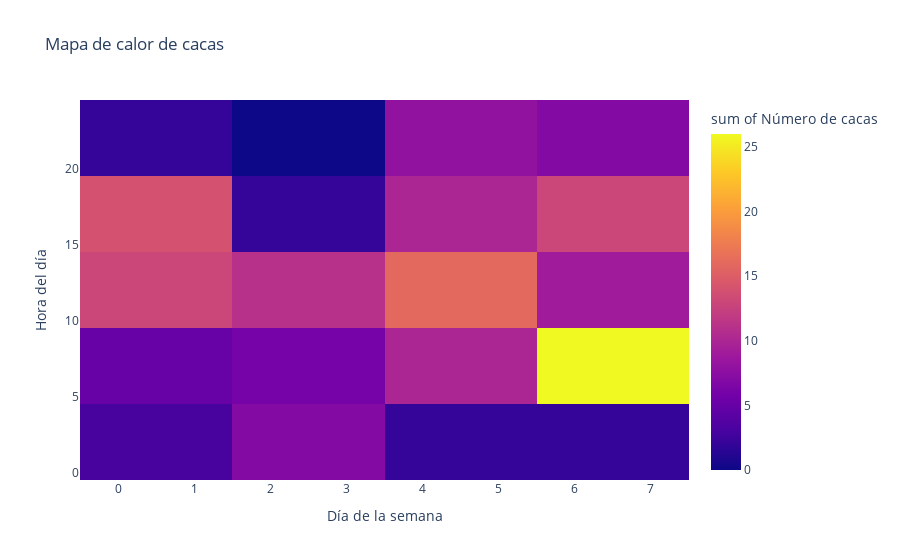

Source (notebook cell):
### Code cell
# 9. Gráfica de dispersión: "Mapa de calor de cacas"
df['dia_semana'] = df['fecha'].dt.dayofweek
df['hora'] = df['fecha'].dt.hour
heatmap_data = df.groupby(['dia_semana', 'hora']).size().reset_index(name='count')
fig_heatmap = px.density_heatmap(heatmap_data, x='dia_semana', y='hora', z='count',
                                 labels={'dia_semana': 'Día de la semana', 'hora': 'Hora del día', 'count': 'Número de cacas'},
                                 title='Mapa de calor de cacas')
fig_heatmap.show()

### Figure 1 — Plotly figure (JSON) as saved in the notebook; plotly's stock layout.template omitted (floating-point values rounded to 4 significant figures)
{"data": [{"coloraxis": "coloraxis", "histfunc": "sum", "hovertemplate": "Día de la semana=%{x}<br>Hora del día=%{y}<br>sum of Número de cacas=%{z}<extra></extra>", "name": "", "type": "histogram2d", "x": [0, 0, 0, 0, 0, 0, 0, 0, 0, 0, 0, 1, 1, 1, 1, 1, 1, 2, 2, 2, 2, 2, 2, 3, 3, 3, 3, 3, 3, 3, 4, 4, 4, 4, 4, 4, 4, 4, 4, 4, 5, 5, 5, 5, 5, 5, 5, 5, 5, 5, 5, 6, 6, 6, 6, 6, 6, 6, 6, 6, 6, 6, 6, 6, 6, 6, 6, 6], "xaxis": "x", "xbingroup": "x", "y": [1, 2, 9, 10, 12, 15, 16, 17, 18, 19, 20, 5, 12, 13, 14, 18, 21, 1, 2, 4, 10, 12, 15, 0, 4, 5, 8, 9, 10, 12, 1, 7, 8, 9, 10, 12, 14, 15, 19, 23, 0, 8, 10, 11, 12, 14, 15, 17, 19, 20, 22, 1, 5, 7, 8, 9, 10, 11, 12, 13, 15, 16, 17, 18, 19, 20, 21, 22], "yaxis": "y", "ybingroup": "y", "z": [2, 1, 4, 1, 4, 5, 3, 1, 1, 3, 1, 1, 6, 1, 1, 1, 1, 1, 1, 1, 4, 3, 2, 1, 3, 3, 2, 1, 1, 3, 1, 1, 4, 1, 2, 3, 4, 1, 1, 1, 1, 4, 2, 1, 3, 1, 2, 3, 3, 5, 2, 2, 5, 9, 7, 5, 1, 2, 5, 1, 4, 3, 2, 1, 3, 3, 2, 2]}], "layout": {"coloraxis": {"colorbar": {"title": {"text": "sum of Número de cacas"}}, "colorscale": [[0, "#0d0887"], [0.1111, "#46039f"], [0.2222, "#7201a8"], [0.3333, "#9c179e"], [0.4444, "#bd3786"], [0.5556, "#d8576b"], [0.6667, "#ed7953"], [0.7778, "#fb9f3a"], [0.8889, "#fdca26"], [1, "#f0f921"]]}, "legend": {"tracegroupgap": 0}, "title": {"text": "Mapa de calor de cacas"}, "xaxis": {"anchor": "y", "domain": [0, 1], "title": {"text": "Día de la semana"}}, "yaxis": {"anchor": "x", "domain": [0, 1], "title": {"text": "Hora del día"}}}}
